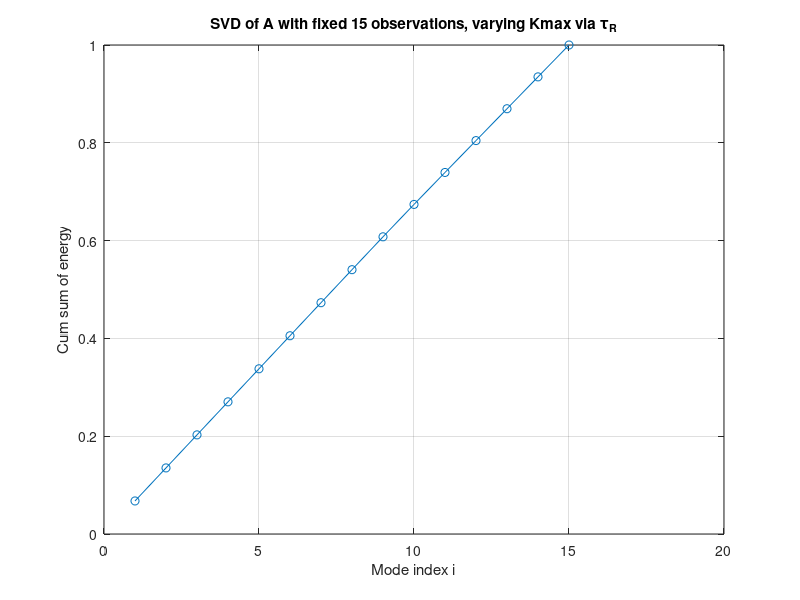
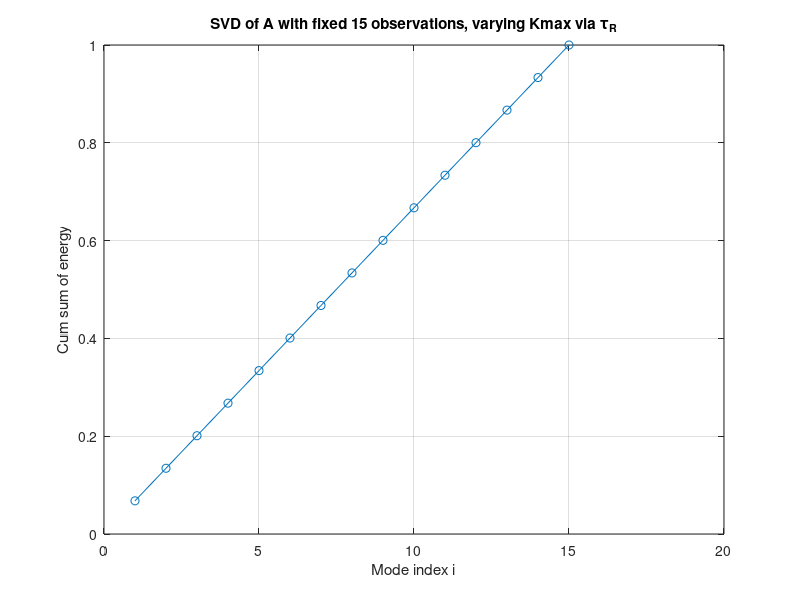
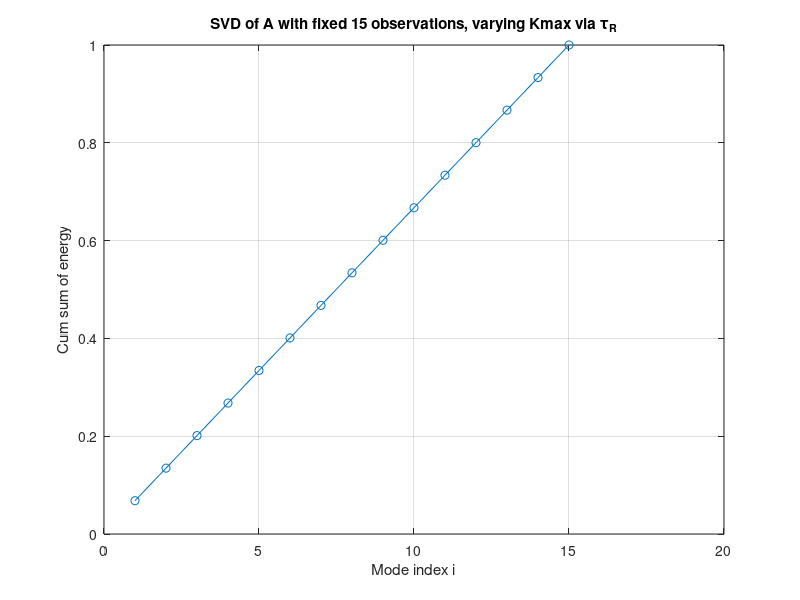
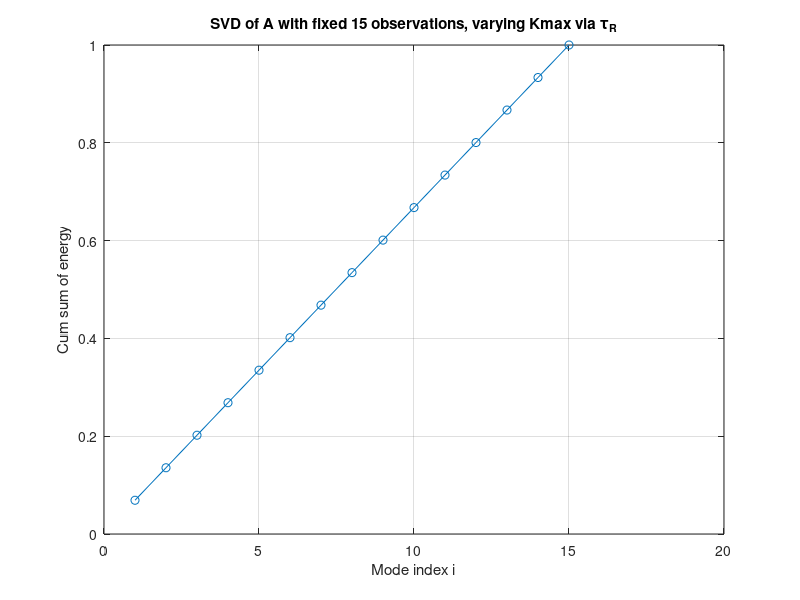

Recreate these plots in MATLAB, in order.
clear; close all; clc;

%% ========== fixed observations ==========
dt = 1/800;   % original time step

% replace with your actual 15 observation frequencies (Hz)
freq_obs = [100 120 140 160 180 200 220 240 260 280 300 320 340 360 380];
omega_obs = 2*pi*freq_obs(:);   % M x 1
M = length(freq_obs);

%% ========== vary tauR only ==========
tauR_list = [1.38, 1.0, 0.8, 0.5, 0.2, 0.1, 0.05,0.01,0.005,0.001];

%%
K_max = floor(tauR_list ./ dt) +1;
nCase = length(tauR_list);

%%
for ic = 1:nCase
    tauR = tauR_list(ic);
    K = K_max(ic);
    k = 0:K-1;

    % A: M x K
    A = exp(-1i * (omega_obs * (k*dt)));

    s = svd(A, 'econ');
    s_rel = s / s(1);
    cumE = cumsum(s.^2) / sum(s.^2);

    figure;
    plot(cumE,"-o");
    xlabel('Mode index i');
    ylabel('Cum sum of energy');
    title('SVD of A with fixed 15 observations, varying Kmax via \tau_R');
    grid on;
%     legend(label_store, 'Location', 'best');
end



%%


% rel_tol = 1e-3;
% energy_tol = 0.99;
% 
% nCase = length(tauR_list);
% K_all = zeros(nCase,1);
% cond_all = zeros(nCase,1);
% r_dom_all = zeros(nCase,1);
% r_energy_all = zeros(nCase,1);
% rank_all = zeros(nCase,1);
% sigma_store = cell(nCase,1);
% label_store = cell(nCase,1);
% 

% 
%     K_all(ic) = K;
%     cond_all(ic) = s(1)/s(end);
%     r_dom_all(ic) = sum(s_rel > rel_tol);
%     r_energy_all(ic) = find(cumE >= energy_tol, 1, 'first');
%     rank_all(ic) = rank(A);
% 
%     sigma_store{ic} = s_rel;
%     label_store{ic} = sprintf('\\tau_R = %.3f s, K = %d', tauR, K);
% end
% 
% %% ========== table ==========
% T = table(tauR_list(:), K_all, rank_all, r_dom_all, r_energy_all, cond_all, ...
%     'VariableNames', {'tauR_s','K','rankA','r_dom_relTol','r_99energy','condA'});
% disp(T)
% 
% %% ========== plot singular values ==========
% figure;
% hold on;
% for ic = 1:nCase
%     semilogy(1:length(sigma_store{ic}), sigma_store{ic}, '-o', 'LineWidth', 1.5);
% end
% xlabel('Mode index i');
% ylabel('\sigma_i / \sigma_1');
% title('SVD of A with fixed 15 observations, varying K via \tau_R');
% grid on;
% legend(label_store, 'Location', 'best');
% 
% %% ========== plot dominant mode count ==========
% figure;
% plot(K_all, r_dom_all, '-o', 'LineWidth', 1.5);
% xlabel('K');
% ylabel(sprintf('Dominant modes (\\sigma_i/\\sigma_1 > %.0e)', rel_tol));
% title('Dominant SVD modes vs K (fixed 15 observations)');
% grid on;
% 
% %% ========== plot condition number ==========
% figure;
% semilogy(K_all, cond_all, '-o', 'LineWidth', 1.5);
% xlabel('K');
% ylabel('cond(A)');
% title('Condition number vs K (fixed 15 observations)');
% grid on;
